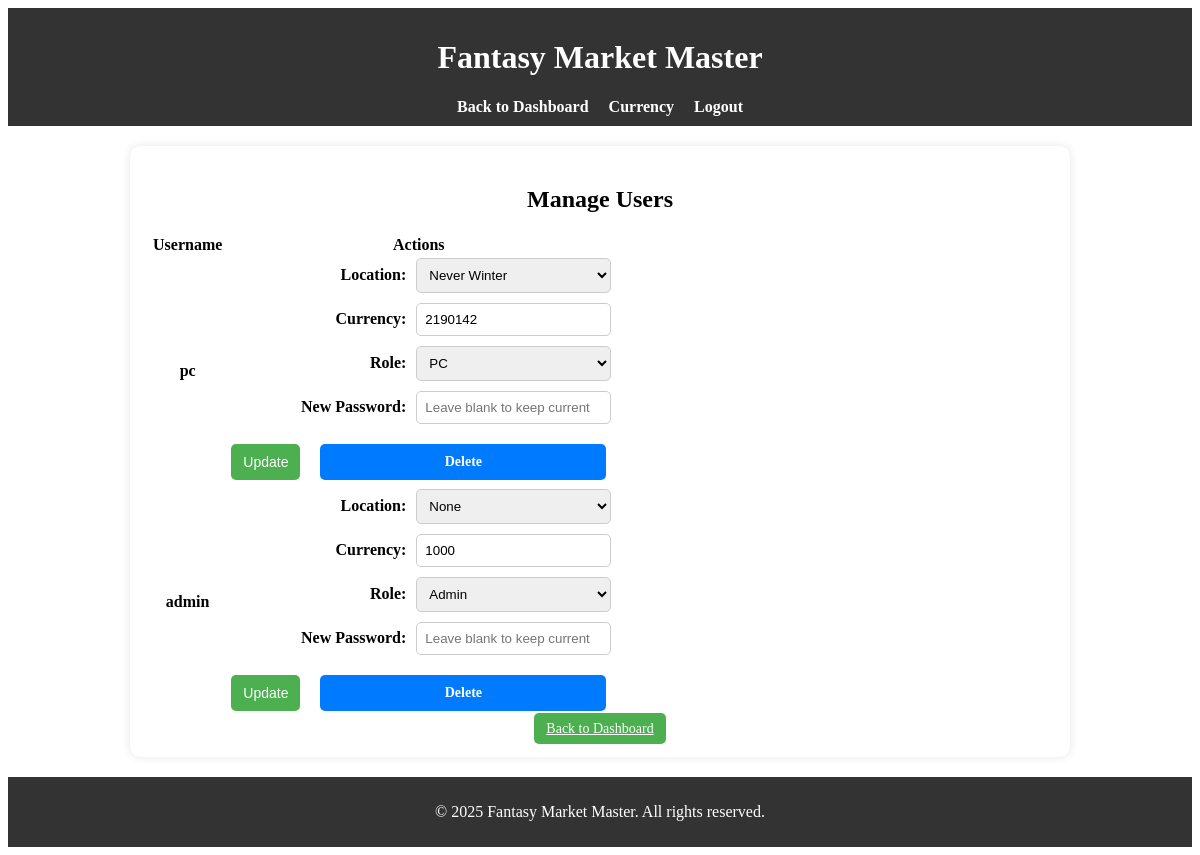
The app's page /manage_users.php (signed in) with its own data.
### tables this page shows
CREATE TABLE `users` (
  `id` int NOT NULL,
  `username` varchar(50) NOT NULL,
  `password_hash` varchar(255) NOT NULL,
  `role` enum('admin','pc') NOT NULL,
  `location_id` int DEFAULT NULL,
  `currency` int DEFAULT '0'
);

CREATE TABLE `locations` (
  `id` int NOT NULL,
  `name` varchar(100) NOT NULL,
  `description` text,
  `image_url` varchar(255) DEFAULT NULL
);

### manage_users.php (the view, shortened to what this page needs)
<?php
require 'header.php';
$users = $pdo->query("SELECT users.*, locations.name AS location_name FROM users LEFT JOIN locations ON users.location_id = locations.id")->fetchAll(PDO::FETCH_ASSOC);
$locations = $pdo->query("SELECT * FROM locations")->fetchAll(PDO::FETCH_ASSOC);
?>
<div class="container">
    <h2>Manage Users</h2>
    <table>
        <thead>
            <tr>
                <th>Username</th>
                <th>Actions</th>
            </tr>
        </thead>
        <tbody>
            <?php foreach ($users as $user): ?>
                <tr>
                    <td>
                        <strong><?= htmlspecialchars($user['username']) ?></strong>
                    </td>
                    <td>
                        <form method="POST" class="user-form">
                            <div class="form-group">
                                <label>Location:</label>
                                <select name="location_id">
                                    <option value="">None</option>
                                    <?php foreach ($locations as $location): ?>
                                        <option value="<?= $location['id'] ?>" <?= ($user['location_id'] == $location['id']) ? 'selected' : '' ?>>
                                            <?= htmlspecialchars($location['name']) ?>
                                        </option>
                                    <?php endforeach; ?>
                                </select>
                            </div>
                            <div class="form-group">
                                <label>Currency:</label>
                                <input type="number" name="currency" value="<?= $user['currency'] ?>" min="0">
                            </div>
                            <div class="form-group">
                                <label>Role:</label>
                                <select name="role">
                                    <option value="pc" <?= ($user['role'] == 'pc') ? 'selected' : '' ?>>PC</option>
                                    <option value="admin" <?= ($user['role'] == 'admin') ? 'selected' : '' ?>>Admin</option>
                                </select>
                            </div>
                            <div class="form-group">
                                <label>New Password:</label>
                                <input type="password" name="new_password" placeholder="Leave blank to keep current">
                            </div>
                            <div class="action-buttons">
                                <button type="submit" class="btn">Update</button>
                                <a href="?delete=<?= $user['id'] ?>" class="btn-delete" onclick="return confirm('Delete this user?');">Delete</a>
                            </div>
                        </form>
                    </td>
                </tr>
            <?php endforeach; ?>
        </tbody>
    </table>
    <a href="dashboard.php" class="btn">Back to Dashboard</a>
</div>
<?php require 'footer.php';  ?>

### style.css (style rules this page uses)
.container { width: 90%; max-width: 900px; margin: 20px auto; background: white; padding: 20px; box-shadow: 0 0 10px rgba(0, 0, 0, 0.1); border-radius: 10px; text-align: center; }
.form-group { display: flex; align-items: center; margin-bottom: 10px; }
.form-group label { width: 180px; font-weight: bold; text-align: right; padding-right: 10px; }
.form-group input, .form-group select, .form-group textarea { flex: 1; padding: 8px; border: 1px solid #ccc; border-radius: 5px; }
.action-buttons { display: flex; justify-content: center; }
.action-buttons button, .action-buttons a { margin: 5px; }
.btn, .btn-delete { padding: 8px 12px; border: none; cursor: pointer; font-size: 14px; border-radius: 5px; }
.btn { background-color: #4CAF50; color: white; }
.btn-delete { background-color: #d9534f; color: white; }
.action-buttons { display: flex; gap: 10px; justify-content: center; }
.action-buttons { margin-top: 15px; }
.action-buttons a { display: inline-block; padding: 10px 15px; text-decoration: none; color: white; background-color: #007bff; border-radius: 5px; font-weight: bold; margin: 5px; }
.btn-delete { display: block; width: 100%; padding: 10px; margin-top: 20px; text-align: center; background-color: #d9534f; color: white; border-radius: 5px; font-weight: bold; }

### records on screen
users: username "pc", location_id "Never Winter", currency "2190142", role "PC"
users: username "admin", currency "1000", role "Admin"
